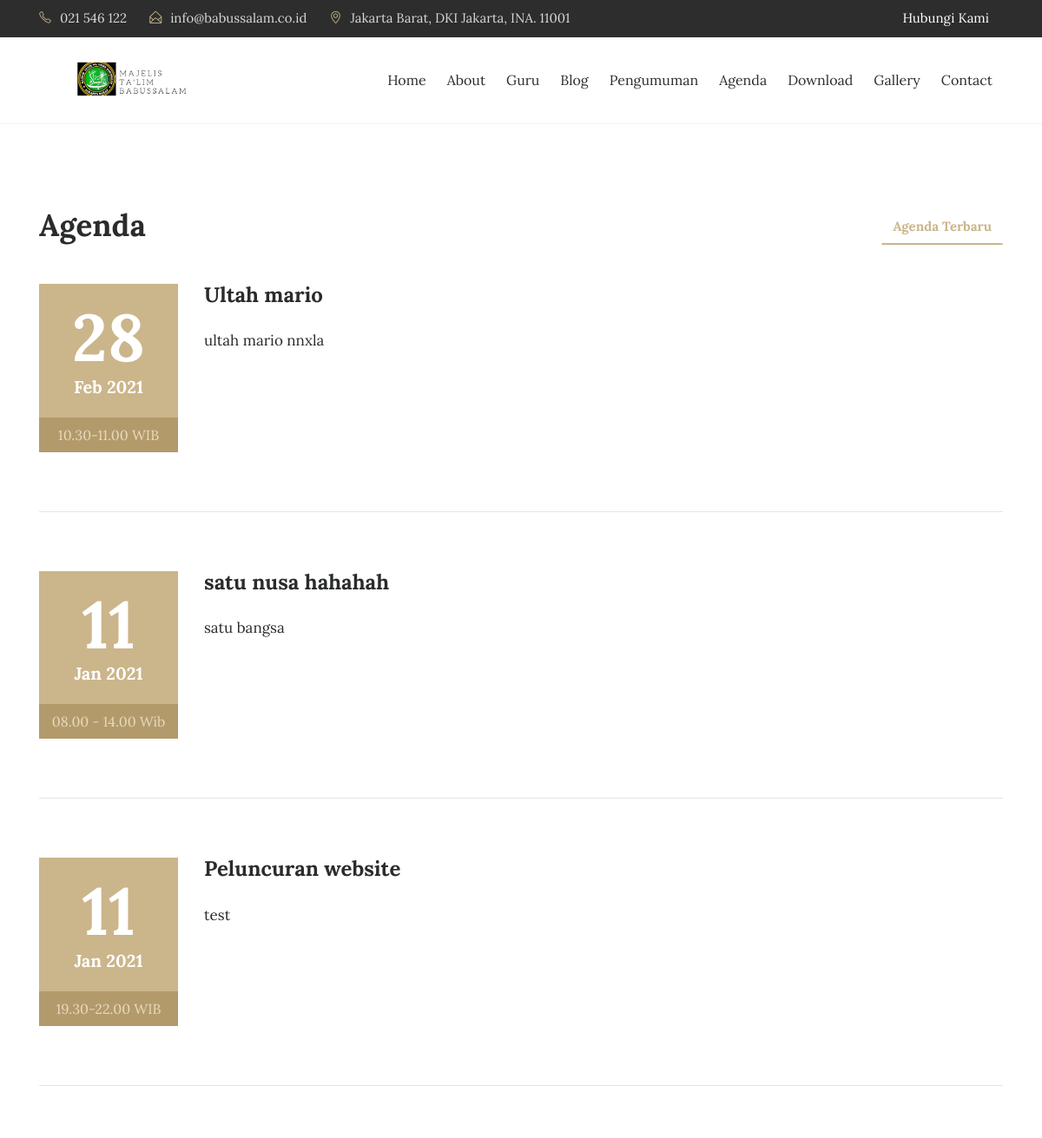
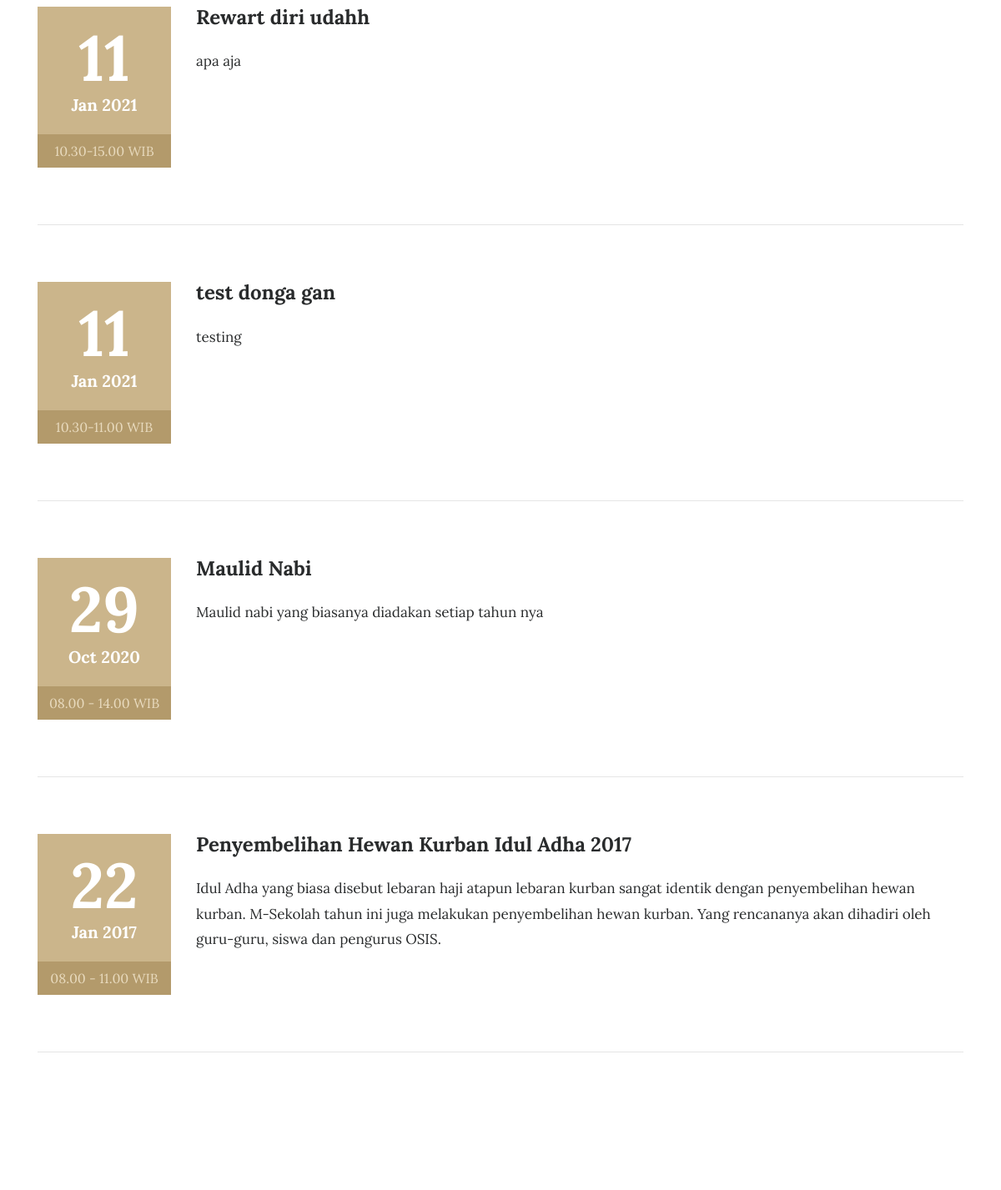
The app's page /index.php/agenda (upper part), older data (2 pictures, top to bottom).
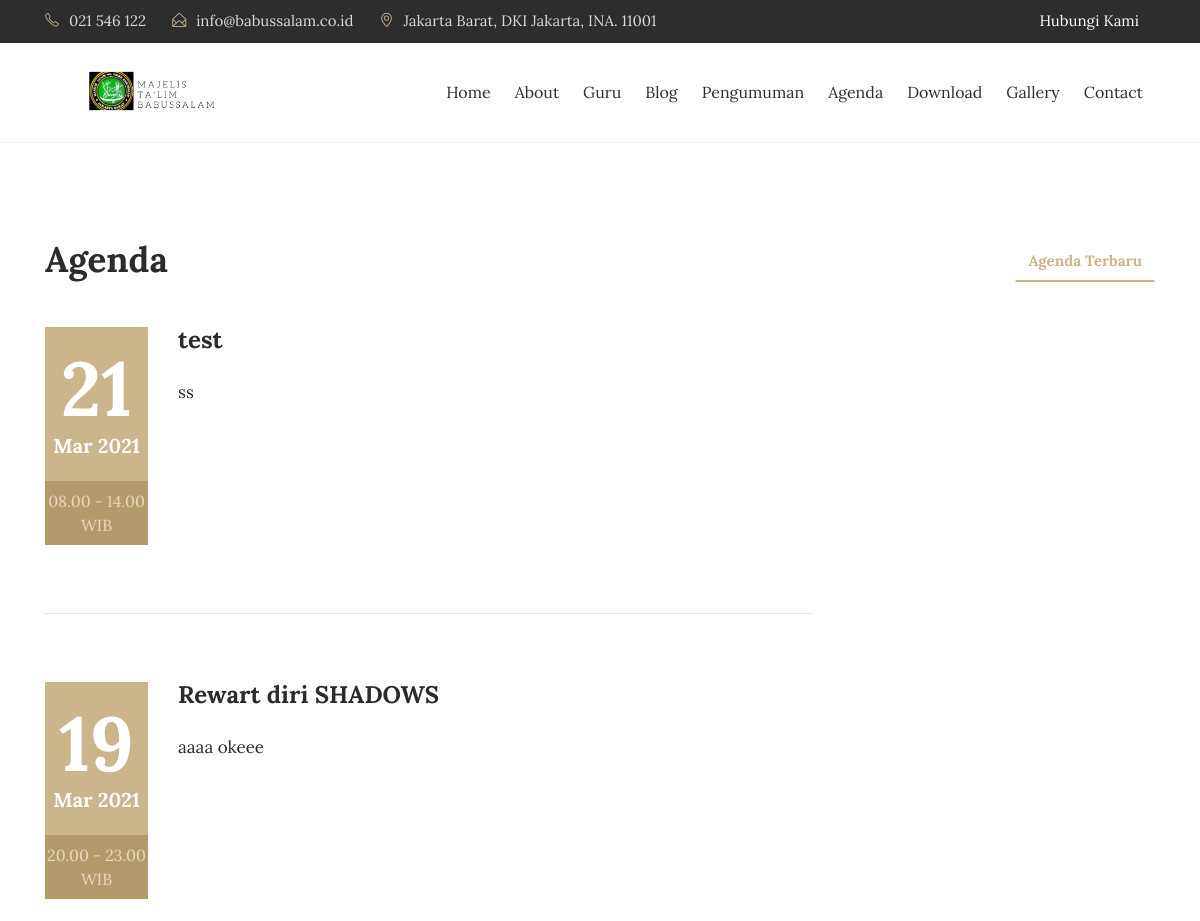
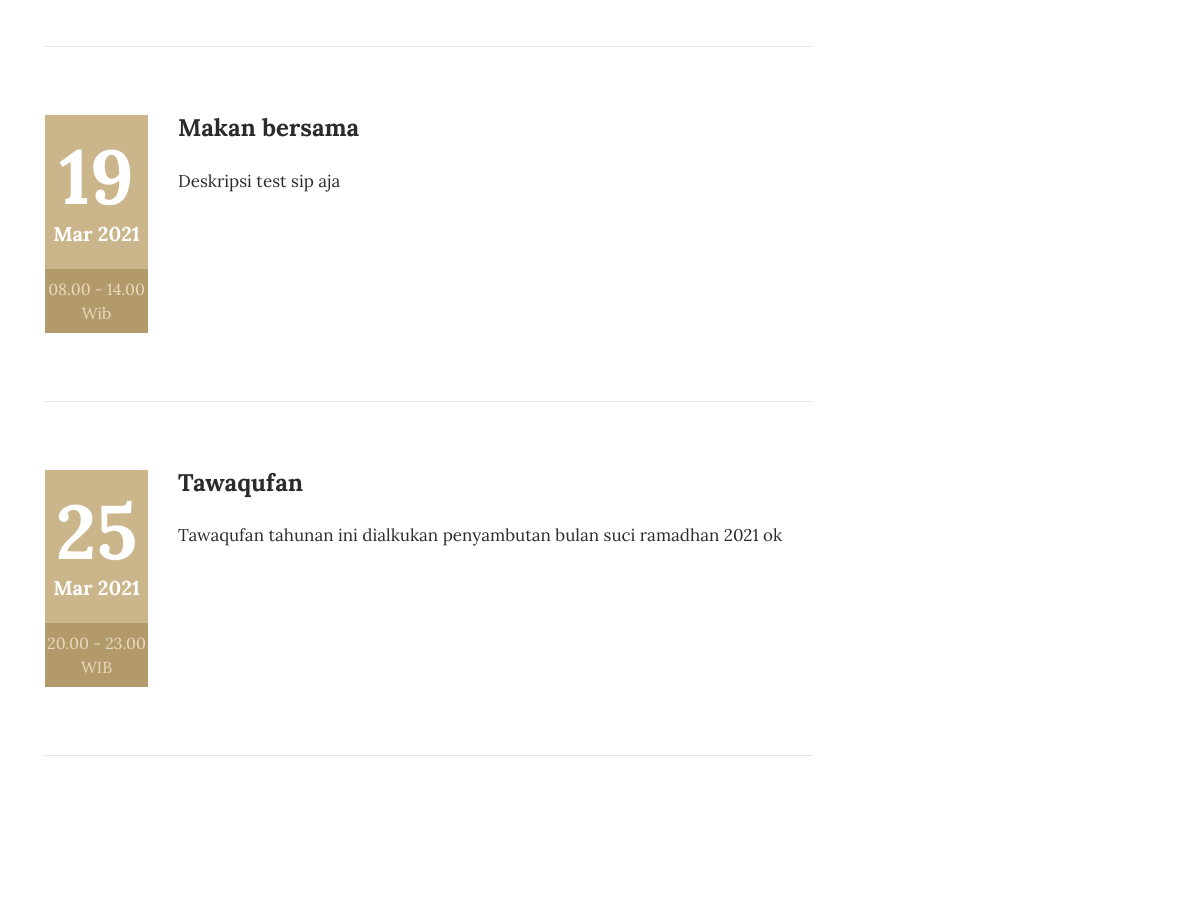
The same page, newer data (2 pictures, top to bottom).
### tables this page shows
CREATE TABLE `tbl_agenda` (
  `agenda_id` int(11) NOT NULL AUTO_INCREMENT,
  `agenda_nama` varchar(200) DEFAULT NULL,
  `agenda_tanggal` timestamp NULL DEFAULT CURRENT_TIMESTAMP,
  `agenda_deskripsi` text,
  `agenda_mulai` date DEFAULT NULL,
  `agenda_selesai` date DEFAULT NULL,
  `agenda_tempat` varchar(90) DEFAULT NULL,
  `agenda_waktu` varchar(30) DEFAULT NULL,
  `agenda_keterangan` varchar(200) DEFAULT NULL,
  `agenda_author` varchar(60) DEFAULT NULL,
  `agenda_pengguna_id` int(11) DEFAULT NULL,
  PRIMARY KEY (`agenda_id`)
);

### application/controllers/Agenda.php (called while the page is built, shortened)
<?php
class Agenda extends CI_Controller{
	function __construct(){
		$this->load->model('m_agenda');
		$this->load->model('m_pengunjung');
	}
	function index(){
		$x['title'] = "Majelis Ta'lim Babussalam | Agenda";
        $x['heading'] = "Agenda";
		$jum=$this->m_agenda->agenda();
        $page=$this->uri->segment(3);
        if(!$page):
            $offset = 0;
        else:
            $offset = $page;
        endif;
        $limit=7;
        $config['base_url'] = base_url() . 'agenda/index/';
            $config['total_rows'] = $jum->num_rows();
            $config['per_page'] = $limit;
            $config['uri_segment'] = 3;
	          $config['full_tag_open']    = '<div class="pagging text-center"><nav><ul class="pagination justify-content-center">';
	          $config['full_tag_close']   = '</ul></nav></div>';
	          $config['num_tag_open']     = '<li class="page-item"><span class="page-link">';
	          $config['num_tag_close']    = '</span></li>';
	          $config['cur_tag_open']     = '<li class="page-item"><span class="page-link">';
	          $config['cur_tag_close']    = '<span class="sr-only">(current)</span></span></li>';
	          $config['next_tag_open']    = '<li class="page-item"><span class="page-link">';
	          $config['next_tagl_close']  = '<span aria-hidden="true">&raquo;</span></span></li>';
	          $config['prev_tag_open']    = '<li class="page-item"><span class="page-link">';
	          $config['prev_tagl_close']  = '</span>Next</li>';
	          $config['first_tag_open']   = '<li class="page-item"><span class="page-link">';
	          $config['first_tagl_close'] = '</span></li>';
	          $config['last_tag_open']    = '<li class="page-item"><span class="page-link">';
	          $config['last_tagl_close']  = '</span></li>';
            $config['first_link'] = 'Awal';
            $config['last_link'] = 'Akhir';
            $config['next_link'] = 'Next >>';
            $config['prev_link'] = '<< Prev';
            $this->pagination->initialize($config);
            $x['page'] =$this->pagination->create_links();
		$x['data']=$this->m_agenda->agenda_perpage($offset,$limit);
		$this->load->view('depan/v_agenda',$x);
	}
}

### index.php (called while the page is built, shortened)
<?php
require_once BASEPATH.'core/CodeIgniter.php';

### application/models/M_agenda.php (called while the page is built, shortened)
<?php
class M_agenda extends CI_Model{
	function agenda_perpage($offset,$limit){
		$hsl=$this->db->query("SELECT tbl_agenda.*,DATE_FORMAT(agenda_tanggal,'%d/%m/%Y') AS tanggal FROM tbl_agenda ORDER BY agenda_id DESC limit $offset,$limit");
		return $hsl;
	}
}

### application/views/depan/v_agenda.php (the view, shortened to what this page needs)
<!DOCTYPE html>
<html lang="en">
<head>
</head>
<body>
<section class="events">
    <div class="container">
        <div class="row">
            <div class="col-md-4">
                <h2 class="event-title"><?php echo $heading; ?></h2>
            </div>
            <div class="col-md-8">
                <ul class="nav nav-tabs" role="tablist">
                    <li class="nav-item nav-tab1">
                        <a class="nav-link tab-list active" data-toggle="tab" href="#upcoming-events" role="tab">Agenda Terbaru </a>
                    </li>
                </ul>
            </div>
        </div>
        <br>
        <div class="row">
            <div class="tab-content" data-aos="zoom-in-down" data-aos-delay="100">
                <div class="tab-pane active" id="upcoming-events" role="tabpanel">
                  <?php foreach($data->result() as $row):?>
                    <div class="col-md-12">
                        <div class="row">
                            <div class="col-md-2">
                                <div class="event-date">
                                    <h4><?php echo date("d", strtotime($row->agenda_mulai));?></h4> <span><?php echo date("M Y", strtotime($row->agenda_mulai));?></span>
                                </div>
                                <span class="event-time"><?php echo $row->agenda_waktu;?></span>
                            </div>
                            <div class="col-md-10">
                                <div class="event-heading">
                                    <h3><?php echo $row->agenda_nama;?></h3>
                                    <p><?php echo $row->agenda_deskripsi;?></p>
                                </div>
                          </div>
                      </div>
                      <hr class="event-underline">
                  </div>
                <?php endforeach;?>
      <div class="col-md-12 text-center">
    </div>
</div>
</div>
</div>
</div>
</section>
    </body>
    </html>

Row changes from the older to the newer data that the page shows:
removed tbl_agenda: agenda_mulai "28", agenda_mulai "Feb 2021", agenda_waktu "10.30-11.00 WIB", agenda_nama "Ultah mario", agenda_deskripsi "ultah mario nnxla"
removed tbl_agenda: agenda_mulai "11", agenda_mulai "Jan 2021", agenda_waktu "08.00 - 14.00 Wib", agenda_nama "satu nusa hahahah", agenda_deskripsi "satu bangsa"
removed tbl_agenda: agenda_mulai "11", agenda_mulai "Jan 2021", agenda_waktu "19.30-22.00 WIB", agenda_nama "Peluncuran website", agenda_deskripsi "test"
removed tbl_agenda: agenda_mulai "11", agenda_mulai "Jan 2021", agenda_waktu "10.30-15.00 WIB", agenda_nama "Rewart diri udahh", agenda_deskripsi "apa aja"
removed tbl_agenda: agenda_mulai "11", agenda_mulai "Jan 2021", agenda_waktu "10.30-11.00 WIB", agenda_nama "test donga gan", agenda_deskripsi "testing"
removed tbl_agenda: agenda_mulai "29", agenda_mulai "Oct 2020", agenda_waktu "08.00 - 14.00 WIB", agenda_nama "Maulid Nabi", agenda_deskripsi "Maulid nabi yang biasanya diadakan setiap tahun nya"
removed tbl_agenda: agenda_mulai "22", agenda_mulai "Jan 2017", agenda_waktu "08.00 - 11.00 WIB", agenda_nama "Penyembelihan Hewan Kurban Idul Adha 2017", agenda_deskripsi "Idul Adha yang biasa disebut lebaran haji atapun lebaran kurban sangat identik dengan penyembelihan hewan kurban. M-Sekolah tahun ini juga melakukan penyembelihan hewan kurban. Yang rencananya akan dihadiri oleh guru-guru, siswa dan pengurus OSIS."
added tbl_agenda: agenda_mulai "21", agenda_mulai "Mar 2021", agenda_waktu "08.00 - 14.00 WIB", agenda_nama "test", agenda_deskripsi "ss"
added tbl_agenda: agenda_mulai "19", agenda_mulai "Mar 2021", agenda_waktu "20.00 - 23.00 WIB", agenda_nama "Rewart diri SHADOWS", agenda_deskripsi "aaaa okeee"
added tbl_agenda: agenda_mulai "19", agenda_mulai "Mar 2021", agenda_waktu "08.00 - 14.00 Wib", agenda_nama "Makan bersama", agenda_deskripsi "Deskripsi test sip aja"
added tbl_agenda: agenda_mulai "25", agenda_mulai "Mar 2021", agenda_waktu "20.00 - 23.00 WIB", agenda_nama "Tawaqufan", agenda_deskripsi "Tawaqufan tahunan ini dialkukan penyambutan bulan suci ramadhan 2021 ok"
